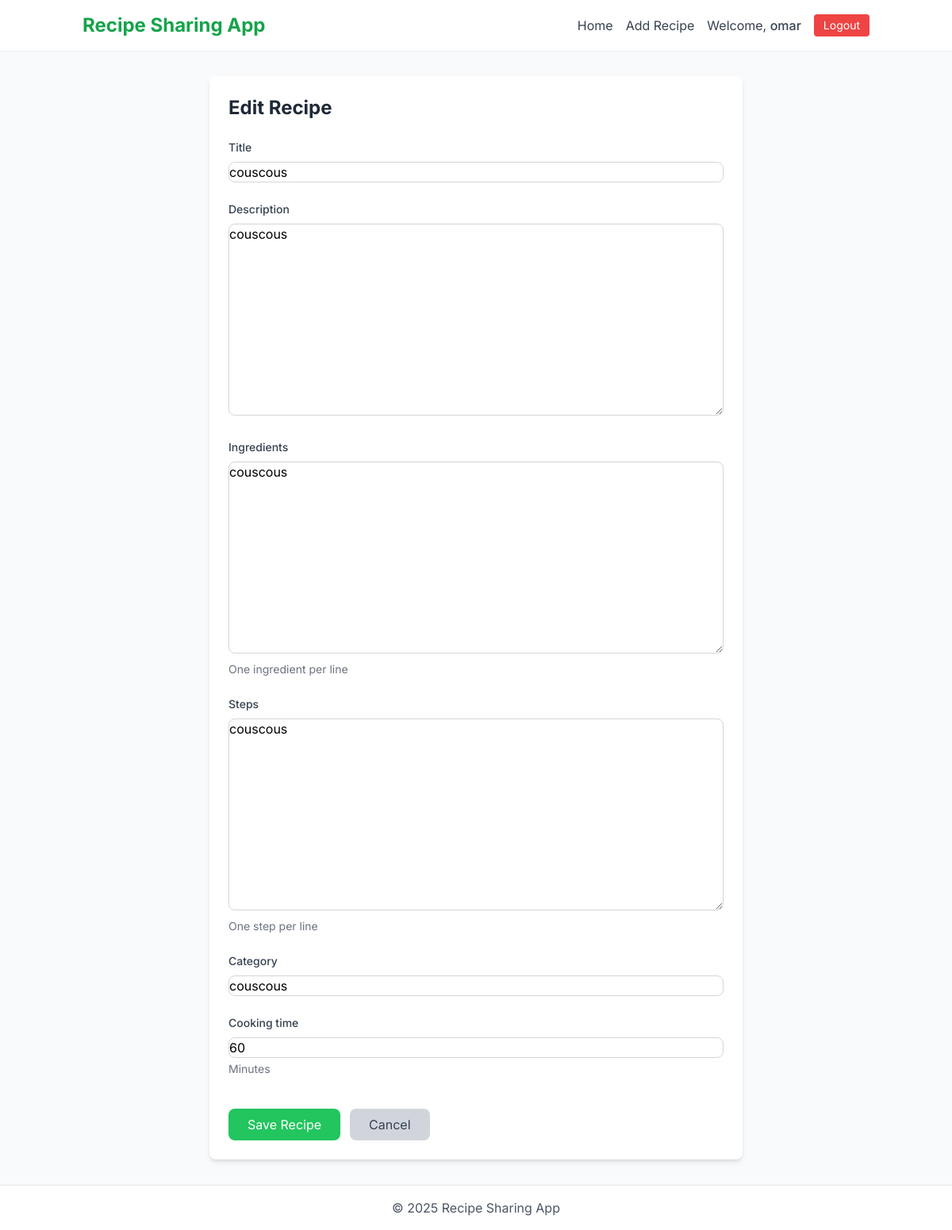
The page /2/edit/ (signed in) on the database its author committed.
### recipes/models.py (models this page shows, shortened)
class Recipe(models.Model):
    title = models.CharField(max_length=255)
    description = models.TextField(blank=True)
    ingredients = models.TextField(help_text="One ingredient per line")
    steps = models.TextField(help_text="One step per line")
    category = models.CharField(max_length=100, blank=True)
    cooking_time = models.PositiveIntegerField(
        null=True, blank=True, help_text="Minutes"
    )
    author = models.ForeignKey(User, on_delete=models.CASCADE, related_name="recipes")
    created_at = models.DateTimeField(auto_now_add=True)
    updated_at = models.DateTimeField(auto_now=True)

### recipes/views.py (the view)
# urls.py: path("<int:pk>/edit/", views.recipe_edit, name="edit"),
@login_required
def recipe_edit(request, pk):
    recipe = get_object_or_404(Recipe, pk=pk)
    if recipe.author != request.user:
        return redirect("recipes:detail", pk=pk)  # prevent editing others' recipes
    if request.method == "POST":
        form = RecipeForm(request.POST, instance=recipe)
        if form.is_valid():
            form.save()
            return redirect("recipes:detail", pk=recipe.pk)
    else:
        form = RecipeForm(instance=recipe)
    return render(request, "recipes/recipe_form.html", {"form": form, "recipe": recipe})

### recipes/views.py
class RecipeForm(forms.ModelForm):
    class Meta:
        model = Recipe
        fields = [
            "title",
            "description",
            "ingredients",
            "steps",
            "category",
            "cooking_time",
        ]

### templates/recipes/recipe_form.html (shortened to what this page needs)
{% extends "base.html" %}
{% block content %}
<div class="max-w-2xl mx-auto bg-white rounded-lg shadow-md overflow-hidden">
    <div class="p-6">
        <h1 class="text-2xl font-bold text-gray-800 mb-6">{% if form.instance.pk %}Edit Recipe{% else %}Add Recipe{% endif %}</h1>
        <form method="post" class="space-y-6">
            {% for field in form %}
                <div>
                    <label for="{{ field.id_for_label }}" class="block text-sm font-medium text-gray-700 mb-2">
                        {{ field.label }}
                    </label>
                    {{ field }}
                    {% if field.help_text %}
                        <p class="text-sm text-gray-500 mt-1">{{ field.help_text }}</p>
                    {% endif %}
                </div>
            {% endfor %}
            <div class="flex gap-3 pt-4">
                <button type="submit" class="bg-green-500 hover:bg-green-600 text-white px-6 py-2 rounded-lg transition-colors">
                    Save Recipe
                </button>
                <a href="{% if form.instance.pk %}{% url 'recipes:detail' form.instance.pk %}{% else %}{% url 'recipes:list' %}{% endif %}"
                   class="bg-gray-300 hover:bg-gray-400 text-gray-700 px-6 py-2 rounded-lg transition-colors">
                    Cancel
                </a>
            </div>
        </form>
    </div>
</div>
{% endblock %}

### templates/base.html (shortened to what this page needs)
{% load static %}
<!DOCTYPE html>
<html lang="en">
<head>
    <script src="https://cdn.tailwindcss.com"></script>
    <link rel="stylesheet" href="{% static 'css/mystyles.css' %}">
</head>
<body class="bg-gray-50 min-h-screen flex flex-col">
    <header class="bg-white shadow-sm">
        <div class="container mx-auto px-4 py-4">
            <div class="flex flex-col md:flex-row md:items-center md:justify-between">
                <h1 class="text-2xl font-bold text-green-600 mb-4 md:mb-0">Recipe Sharing App</h1>
                <nav class="flex flex-wrap items-center gap-4">
                    <a href="{% url 'recipes:list' %}" class="text-gray-700 hover:text-green-600 transition-colors">Home</a>
                    <a href="{% url 'recipes:create' %}" class="text-gray-700 hover:text-green-600 transition-colors">Add Recipe</a>
                    {% if user.is_authenticated %}
                        <span class="text-gray-700">Welcome, <span class="font-medium">{{ user.username }}</span></span>
                        <form action="{% url 'logout' %}" method="post" class="inline">
                            <button type="submit" class="bg-red-500 hover:bg-red-600 text-white px-3 py-1 rounded text-sm transition-colors">Logout</button>
                        </form>
                    {% else %}
                        <a href="{% url 'login' %}" class="text-gray-700 hover:text-green-600 transition-colors">Login</a>
                        <a href="{% url 'users:signup' %}" class="bg-green-500 hover:bg-green-600 text-white px-3 py-1 rounded transition-colors">Sign Up</a>
                    {% endif %}
                </nav>
            </div>
        </div>
    </header>
    <main class="flex-grow container mx-auto px-4 py-8">
        {% block content %}{% endblock %}
    </main>
    <footer class="bg-white border-t mt-auto">
        <div class="container mx-auto px-4 py-4 text-center text-gray-600">
            <p>&copy; 2025 Recipe Sharing App</p>
        </div>
    </footer>
</body>
</html>

### static/css/mystyles.css (style rules this page uses)
body { font-family: 'Inter', sans-serif; }
input, textarea, select { width: 100%; padding: 0.75rem; border: 1px solid #d1d5db; border-radius: 0.5rem; font-size: 0.875rem; transition: all 0.2s; }

### rows shown on the page
Recipe: form "couscous" "couscous" "couscous" "couscous" "couscous" "60"

### other values the page prints
{{ user.username }} "omar"
{{ field.label }} "Title" "Description" "Ingredients" "Steps" "Category" "Cooking time"
{{ field.help_text }} "One ingredient per line" "One step per line" "Minutes"
